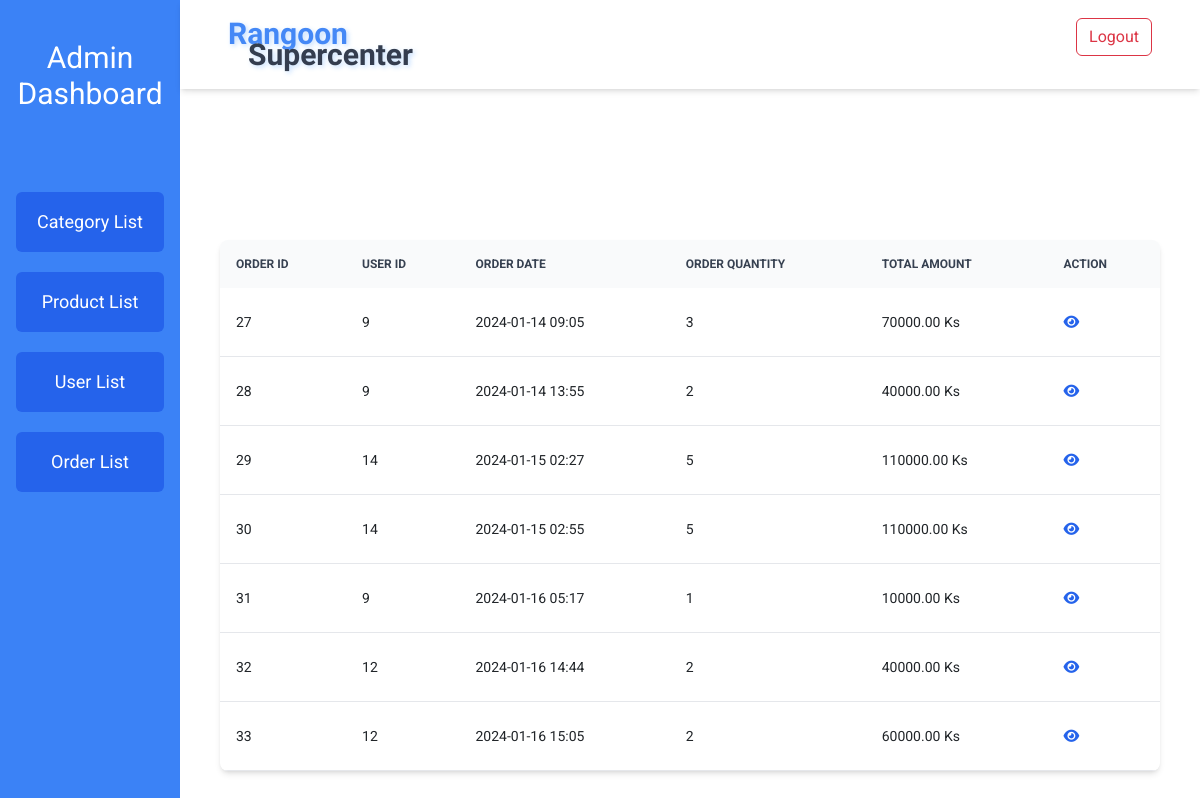
The page /RangoonSuperCenter/order_list.php on the database its author committed.
### tables this page shows
CREATE TABLE `orders` (
  `orderID` int(11) NOT NULL,
  `userID` int(11) DEFAULT NULL,
  `orderDate` timestamp NOT NULL DEFAULT current_timestamp(),
  `totalPrice` decimal(10,2) DEFAULT NULL,
  `Address` varchar(500) DEFAULT NULL,
  `PaymentType` varchar(50) DEFAULT NULL
);

### RangoonSuperCenter/order_list.php (the view, shortened to what this page needs)
<?php
require_once("database/db_connect.php");
$selectOrders = "SELECT orders.orderID, orders.userID, orders.orderDate, SUM(orderLine.quantity) as orderQty, orders.totalPrice
                 FROM orders
                 LEFT JOIN orderLine ON orders.orderID = orderLine.orderID
                 GROUP BY orders.orderID";
$stmtOrders = $pdo->query($selectOrders);
$orders = $stmtOrders->fetchAll(PDO::FETCH_ASSOC);
?>
<!DOCTYPE html>
<html lang="en">
<head>
    <script src="https://cdn.tailwindcss.com"></script>
    <link rel="stylesheet" href="https://cdnjs.cloudflare.com/ajax/libs/font-awesome/6.5.1/css/all.min.css" />
</head>
<body class="font-sans flex">
    <?php
    require_once("aside.php");
    ?>
    <main class="w-full pl-[15%]">
        <?php
        require_once("navbar.php");
        ?>
        <section class="px-10 mt-10">
            <article class="pt-10">
                <div class="relative overflow-x-auto shadow-md sm:rounded-lg mt-20">
                    <table class="w-full text-sm text-left rtl:text-right">
                        <thead class="text-xs text-gray-700 uppercase bg-gray-50">
                            <tr>
                                <th scope="col" class="px-3 py-3">Order ID</th>
                                <th scope="col" class="px-3 py-3">User ID</th>
                                <th scope="col" class="px-3 py-3">Order Date</th>
                                <th scope="col" class="px-3 py-3">Order Quantity</th>
                                <th scope="col" class="px-3 py-3">Total Amount</th>
                                <th scope="col" class="px-3 py-3">Action</th>
                            </tr>
                        </thead>
                        <tbody>
                            <?php foreach ($orders as $key => $order) : ?>
                                <tr class="border-b">
                                    <td class="px-3 py-4"><?= $order['orderID'] ?></td>
                                    <td class="px-3 py-4"><?= $order['userID'] ?></td>
                                    <td class="px-3 py-4"><?= date('Y-m-d H:i', strtotime($order['orderDate'])) ?></td>
                                    <td class="px-3 py-4"><?= $order['orderQty'] ?></td>
                                    <td class="px-3 py-4"><?= $order['totalPrice'] ?> Ks</td>
                                    <td class="px-3 py-4">
                                        <div class="flex items-center gap-x-4 w-full">
                                            <a href="order_detail_list.php?orderID=<?= $order['orderID'] ?>" class="font-medium text-blue-600 hover:underline">
                                                <i class="fas fa-eye"></i>
                                            </a>
                                        </div>
                                    </td>
                                </tr>
                            <?php endforeach; ?>
                        </tbody>
                    </table>
                </div>
            </article>
        </section>
    </main>
</body>
</html>

### RangoonSuperCenter/order_list.php (style rules this page uses)
* { font-family: 'Open Sans', sans-serif; font-family: 'Roboto', sans-serif; }

### RangoonSuperCenter/aside.php (style rules this page uses)
* { font-family: 'Open Sans', sans-serif; font-family: 'Roboto', sans-serif; }

### RangoonSuperCenter/navbar.php (style rules this page uses)
* { font-family: 'Open Sans', sans-serif; font-family: 'Roboto', sans-serif; }

### rows shown on the page
orders: orderID "27", userID "9", orderDate "2024-01-14 09:05", orderQty "3", totalPrice "70000.00"
orders: orderID "28", userID "9", orderDate "2024-01-14 13:55", orderQty "2", totalPrice "40000.00"
orders: orderID "29", userID "14", orderDate "2024-01-15 02:27", orderQty "5", totalPrice "110000.00"
orders: orderID "30", userID "14", orderDate "2024-01-15 02:55", orderQty "5", totalPrice "110000.00"
orders: orderID "31", userID "9", orderDate "2024-01-16 05:17", orderQty "1", totalPrice "10000.00"
orders: orderID "32", userID "12", orderDate "2024-01-16 14:44", orderQty "2", totalPrice "40000.00"
orders: orderID "33", userID "12", orderDate "2024-01-16 15:05", orderQty "2", totalPrice "60000.00"
